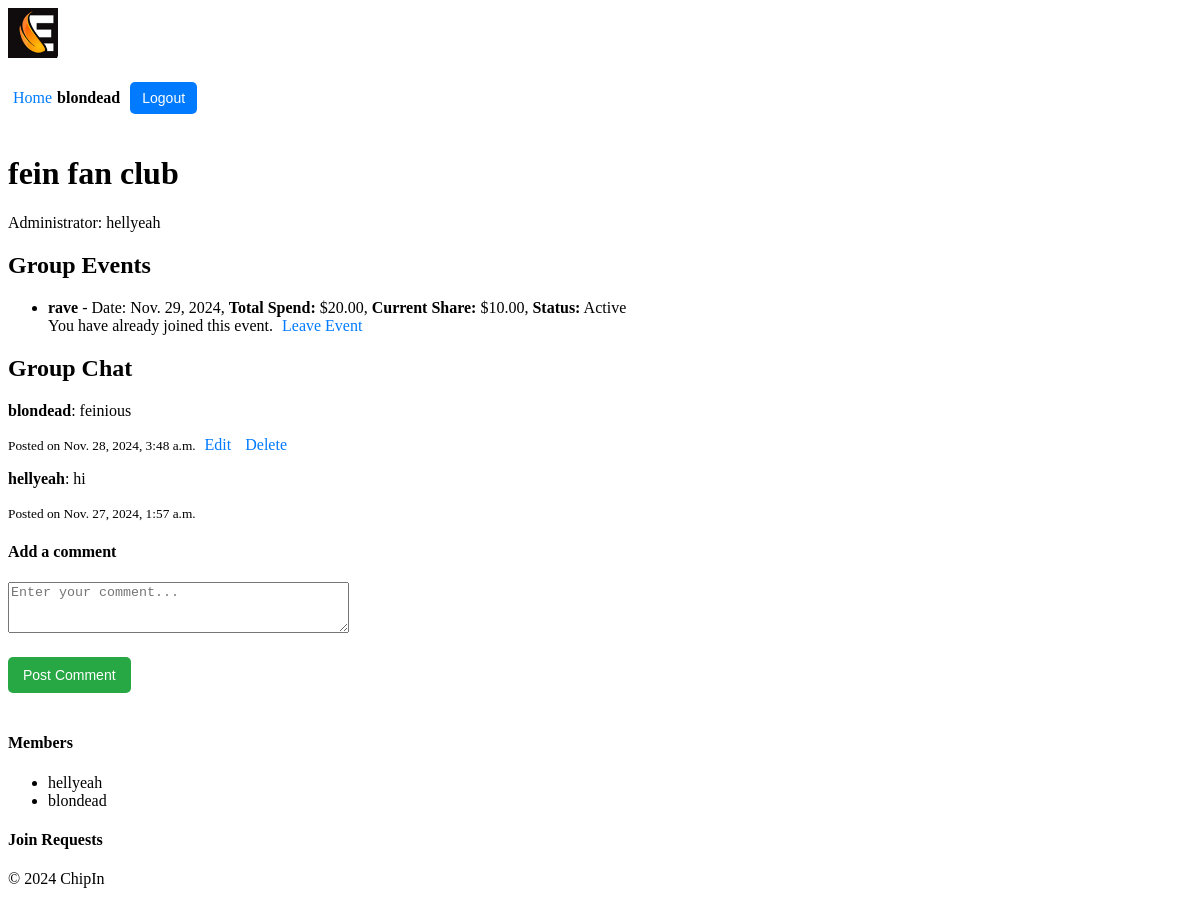
The app's page /chipin/group/9/ (signed in) with its own data.
### users/models.py (models this page shows, shortened)
class Profile(models.Model):
    user = models.OneToOneField(User, on_delete=models.CASCADE)
    first_name = models.CharField(max_length=30)
    surname = models.CharField(max_length=30)
    nickname = models.CharField(max_length=30, unique=True, null=False, blank=False)
    max_spend = models.DecimalField(max_digits=10, decimal_places=2, default=100.00)  # Max spend for each event
    balance = models.DecimalField(max_digits=10, decimal_places=2, default=100.00)  # User's current balance

### chipin/models.py (models this page shows, shortened)
class Group(models.Model):
    name = models.CharField(max_length=100)
    admin = models.ForeignKey(User, related_name='admin_groups', on_delete=models.CASCADE)
    members = models.ManyToManyField(User, related_name='group_memberships', blank=True)
    invited_users = models.ManyToManyField(User, related_name='pending_invitations', blank=True)

class Event(models.Model):
    name = models.CharField(max_length=100)
    date = models.DateField()
    total_spend = models.DecimalField(max_digits=10, decimal_places=2)
    status = models.CharField(max_length=20, default='Pending')  # Can be 'Pending' or 'Active'
    group = models.ForeignKey(Group, related_name='events', on_delete=models.CASCADE)
    members = models.ManyToManyField(User, related_name='event_memberships', blank=True)
    def calculate_share(self):
        members_count = self.group.members.count()
        if members_count == 0:
            return 0
        return self.total_spend / members_count

class Comment(models.Model):
    user = models.ForeignKey(User, on_delete=models.CASCADE)  # User who posted the comment
    group = models.ForeignKey(Group, related_name='comments', on_delete=models.CASCADE)  # Group associated with the comment
    content = models.TextField()  # The comment content
    created_at = models.DateTimeField(auto_now_add=True)  # Timestamp when the comment was posted
    updated_at = models.DateTimeField(auto_now=True)  # Timestamp for the latest update

### chipin/views.py (the view)
# urls.py: path('group/<int:group_id>/', views.group_detail, name='group_detail'),
@login_required
def group_detail(request, group_id, edit_comment_id=None):
    group = get_object_or_404(Group, id=group_id)
    comments = group.comments.all().order_by('-created_at')  # Fetch all comments for the group
    events = group.events.all()  # Fetch all events associated with the group
    if edit_comment_id: # Fetch the comment to edit, if edit_comment_id is provided
        comment_to_edit = get_object_or_404(Comment, id=edit_comment_id)
        if comment_to_edit.user != request.user:
            return redirect('chipin:group_detail', group_id=group.id)
    else:
        comment_to_edit = None
    if request.method == 'POST':
        if comment_to_edit: # Editing an existing comment
            form = CommentForm(request.POST, instance=comment_to_edit)
        else: # Adding a new comment
            form = CommentForm(request.POST)
        if form.is_valid():
            comment = form.save(commit=False)
            comment.user = request.user
            comment.group = group
            comment.save()
            return redirect('chipin:group_detail', group_id=group.id)
    else:
        form = CommentForm(instance=comment_to_edit) if comment_to_edit else CommentForm()
    event_share_info = {}
    for event in events:
        event_share = event.calculate_share()
        user_eligible = request.user.profile.max_spend >= event_share
        user_has_joined = request.user in event.members.all()  # Check if the user has already joined the event
        event_share_info[event] = {
            'share': event_share,
            'eligible': user_eligible,
            'status': event.status,
            'joined': user_has_joined
        }
    return render(request, 'chipin/group_detail.html', {
        'group': group,
        'comments': comments,
        'form': form,
        'comment_to_edit': comment_to_edit,
        'events': events,
        'event_share_info': event_share_info,
    })

### chipin/forms.py (shortened to what this page needs)
class CommentForm(forms.ModelForm):
    class Meta:
        model = Comment
        fields = ['content']
        widgets = {
            'content': forms.Textarea(attrs={'rows': 3, 'placeholder': 'Enter your comment...'})
        }

### chipin/context_processors.py (called while the page is built)
def user_profile(request):
    if request.user.is_authenticated:
        try:
            return {'nickname': request.user.profile.nickname}
        except Profile.DoesNotExist:
            return {'nickname': request.user.username}  # Fallback to username if no profile exists
    return {}

### chipin/templates/chipin/group_detail.html (shortened to what this page needs)
{% extends 'chipin/base.html' %}
{% block content %}
    <h1>{{ group.name }}</h1>
    <p>Administrator: {{ group.admin.profile.nickname }}</p>
    <h2>Group Events</h2>
    <ul>
        {% for event, info in event_share_info.items %}
            <li>
                <strong>{{ event.name }}</strong> - Date: {{ event.date }},
                <strong>Total Spend:</strong> ${{ event.total_spend }},
                <strong>Current Share:</strong> ${{ info.share }},
                <strong>Status:</strong> <span class="event-status">{{ info.status }}</span><br>
                {% if info.joined %}
                    <span class="joined">You have already joined this event.</span>
                    <a href="{% url 'chipin:leave_event' group.id event.id %}" class="btn btn-warning" onclick="return confirm('Are you sure you want to leave this event?');">Leave Event</a>
                {% endif %}
            </li>
        {% endfor %}
    </ul>
    <h2>Group Chat</h2>
    <div class="comments-section">
        {% for comment in comments %}
            <div class="comment">
                <p><strong>{{ comment.user.profile.nickname }}</strong>: {{ comment.content }}</p>
                <small>Posted on {{ comment.created_at }}</small>
                {% if comment.user == request.user or request.user == group.admin %}
                    <a href="{% url 'chipin:edit_comment' group.id comment.id %}">Edit</a>
                    <a href="{% url 'chipin:delete_comment' comment.id %}" onclick="return confirm('Are you sure?')">Delete</a>
                {% endif %}
            </div>
        {% empty %}
            <p>No comments yet. Be the first to comment!</p>
        {% endfor %}
        <h4>{% if comment_to_edit %}Edit Comment{% else %}Add a comment{% endif %}</h4>
        <form method="POST">
            <div class="form-group">
                {{ form.content }}
            </div>
            <button type="submit">{% if comment_to_edit %}Save Comment{% else %}Post Comment{% endif %}</button>
        </form>
    <h4>Members</h4>
    <ul>
        {% for member in group.members.all %}
        <li>{{ member.profile.nickname }}</li>
        {% endfor %}
    </ul>
    <h4>Join Requests</h4>
{% endblock content %}

### chipin/templates/chipin/base.html (shortened to what this page needs)
{% load static %}
<!DOCTYPE html>
<html lang="en">
<head>
    <link rel="stylesheet" href="{% static 'chipin/styles.css' %}">
</head>
<body>
    <header>
        <div class="logo">
            <img src="{% static 'chipin/logo_90.jpg' %}" alt="ChipIn Logo">
        </div>
        <div class="user-info">
            {% if request.user.is_authenticated %}
                <a href="{% url 'users:user' %}">Home</a> <span>{{ request.user.profile.nickname }}</span>
                <form action="{% url 'users:logout' %}" method="post">
                    <button type="submit">Logout</button>
                </form>
            {% else %}
                <a href="{% url 'users:login' %}">Login</a> <a href="{% url 'users:register' %}">Register</a>
            {% endif %}
        </div>
    </header>
    <main>
        {% block content %}
        {% endblock %}
    </main>
    <footer>
        <p>&copy; 2024 ChipIn</p>
    </footer>
</body>
</html>

### chipin/static/chipin/styles.css (style rules this page uses)
.logo img { max-height: 50px; }
.user-info { display: flex; align-items: center; font-size: 16px; }
.user-info span { margin-right: 10px; font-weight: bold; }
.user-info button { background-color: #007BFF; color: white; border: none; padding: 8px 12px; cursor: pointer; border-radius: 5px; font-size: 14px; }
button { background-color: #28a745; color: white; border: none; padding: 10px 15px; cursor: pointer; border-radius: 5px; font-size: 14px; margin-top: 20px; margin-bottom: 20px; }
a { color: #007BFF; text-decoration: none; padding: 5px }

### records on screen
Group: name "fein fan club", admin.profile.nickname "hellyeah"
Event: name "rave", date "Nov. 29, 2024", total_spend "20.00", share "10.00", status "Active"
Comment: user.profile.nickname "blondead", content "feinious", created_at "Nov. 28, 2024, 3:48 a.m.", shows "Edit"
Comment: user.profile.nickname "hellyeah", content "hi", created_at "Nov. 27, 2024, 1:57 a.m."

### other values on screen
{{ request.user.profile.nickname }} "blondead"
{{ member.profile.nickname }} "hellyeah"
{{ member.profile.nickname }} "blondead"
